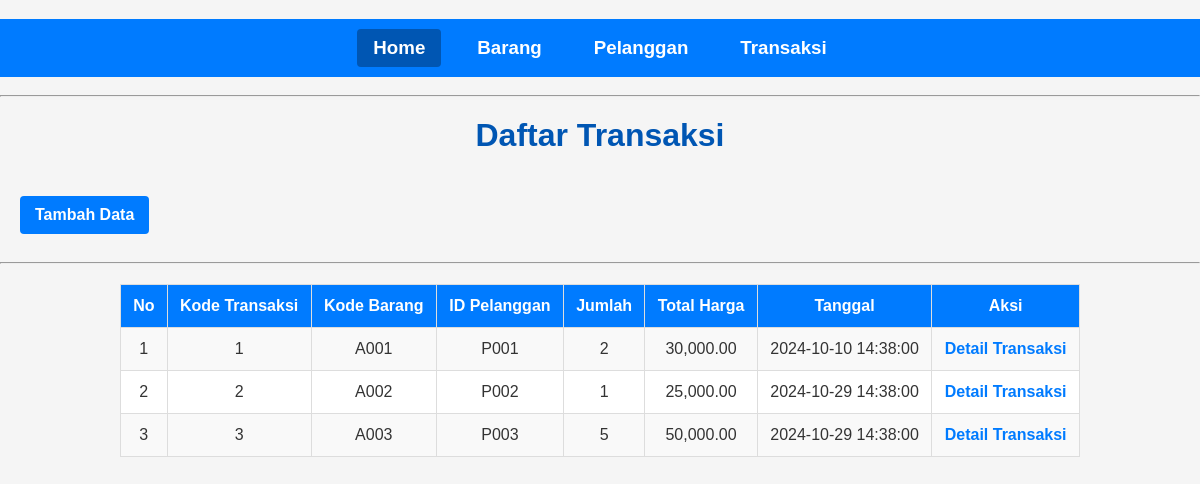
Page /transaksi.php on the committed database.
### tables this page shows
CREATE TABLE `penjualan` (
  `no` int(11) NOT NULL,
  `id_transaksi` varchar(20) NOT NULL,
  `kd_brg` varchar(15) NOT NULL,
  `id_pelanggan` varchar(20) NOT NULL,
  `jml` int(15) NOT NULL,
  `total_harga` int(30) NOT NULL,
  `tgl` datetime NOT NULL
);

### transaksi.php (the view, shortened to what this page needs)
<?php
include 'koneksi.php';
$result = $conn->query("SELECT * FROM penjualan");
?>
<!DOCTYPE html>
<html>
<head>
</head>
<body>
<h3>
<nav>
        <ul class="nav-menu">
            <a href="home.php" class="active"> Home </a>
            <a href="barang.php"> Barang </a>
            <a href="pelanggan.php"> Pelanggan </a>
            <a href="transaksi.php"> Transaksi </a>
        </ul>
    </nav>
</h3>
<hr>
    <h1>Daftar Transaksi</h1>
    <a href="tambah_transaksi.php">Tambah Data</a>
    <hr>
    <table border="1" cellspacing="0" cellpadding="5">
        <tr>
            <th>No</th>
            <th>Kode Transaksi</th>
            <th>Kode Barang</th>
            <th>ID Pelanggan</th>
            <th>Jumlah</th>
            <th>Total Harga</th>
            <th>Tanggal</th>
            <th>Aksi</th>
        </tr>
        <?php $no = 1; while ($row = $result->fetch_assoc()): ?>
        <tr>
            <td><?= $no++; ?></td>
            <td><?= $row['id_transaksi']; ?></td>
            <td><?= $row['kd_brg']; ?></td>
            <td><?= $row['id_pelanggan']; ?></td>
            <td><?= $row['jml']; ?></td>
            <td><?= number_format($row['total_harga'], 2); ?></td>
            <td><?= $row['tgl']; ?></td>
            <td>
                <a href="detail_transaksi.php?no=<?= $row['no']; ?>">Detail Transaksi</a>
            </td>
        </tr>
        <?php endwhile; ?>
    </table>
</body>
</html>

### transaksi.php (style rules this page uses)
body { font-family: Arial, sans-serif; margin: 0; padding: 0; background-color: #f5f5f5; color: #333; }
nav { background-color: #007bff; padding: 10px 0; }
.nav-menu { display: flex; justify-content: center; list-style: none; gap: 20px; padding: 0; margin: 0; }
.nav-menu a { color: #fff; text-decoration: none; padding: 8px 16px; border-radius: 4px; font-weight: bold; }
.nav-menu a.active, .nav-menu a:hover { background-color: #0056b3; }
h1 { text-align: center; color: #0056b3; margin-top: 20px; }
a[href="tambah_transaksi.php"] { display: inline-block; margin: 20px; padding: 10px 15px; background-color: #007bff; color: #fff; text-decoration: none; border-radius: 4px; font-weight: bold; }
table { width: 80%; margin: 20px auto; border-collapse: collapse; background-color: #fff; }
table, th, td { border: 1px solid #ddd; }
th, td { padding: 12px; text-align: center; }
th { background-color: #007bff; color: #fff; }
tr:nth-child(even) { background-color: #f9f9f9; }
table td a { color: #007bff; text-decoration: none; font-weight: bold; }

### rows in the picture
penjualan: id_transaksi "1", kd_brg "A001", id_pelanggan "P001", jml "2", total_harga "30,000.00", tgl "2024-10-10 14:38:00"
penjualan: id_transaksi "2", kd_brg "A002", id_pelanggan "P002", jml "1", total_harga "25,000.00", tgl "2024-10-29 14:38:00"
penjualan: id_transaksi "3", kd_brg "A003", id_pelanggan "P003", jml "5", total_harga "50,000.00", tgl "2024-10-29 14:38:00"
